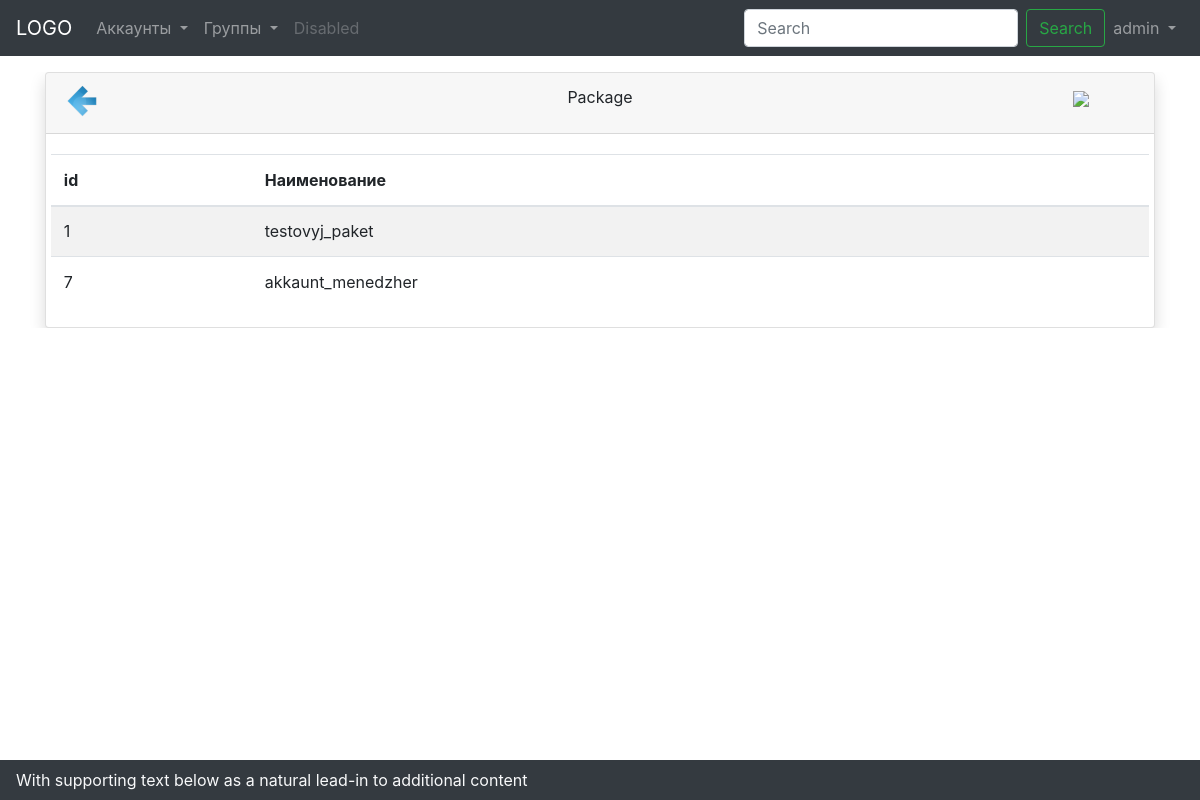
/package/list (signed in), run on an earlier commit of the app's database.
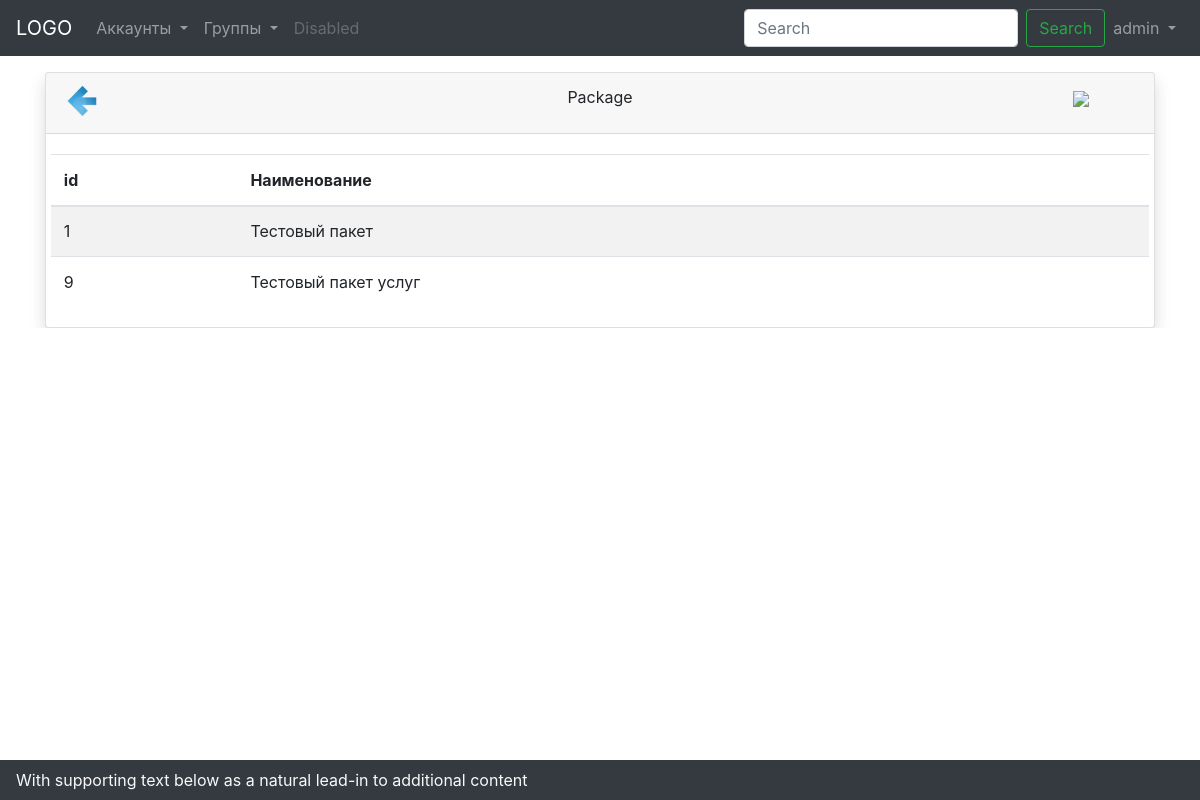
And on a later commit of the database.
### core/models.py (models this page shows, shortened)
class Package(models.Model):
    group = models.OneToOneField(Group, on_delete=models.CASCADE, blank=True)
    description = models.TextField(blank=True, verbose_name='Описание')
    price = models.FloatField(blank=True, verbose_name='Цена')
    status = models.BooleanField(default=True, verbose_name='Активен')
    is_create = models.DateTimeField(auto_now_add=True, verbose_name='Дата создания')
    is_update = models.DateTimeField(auto_now=True, verbose_name='Дата модификации')

### core/views.py (the view)
# urls.py: path('package/list', views.PackageList.as_view(), name='package_list'),
class PackageList(ListViewMixin):
    model = Package
    heads = ('id', 'Наименование', )
    view_title = 'Package'
    page_title = 'Packages'
    permission_required = ('core.view_package',)
    create_uri = 'package_create'

### core/mixins.py (called while the page is built)
    def get_context_data(self, **kwargs):
        context = super(ListViewMixin, self).get_context_data(**kwargs)
        context['page_title'] = self.view_title
        context['view_title'] = self.view_title
        context['heads'] = self.heads
        context['create_uri'] = self.create_uri
        return context

### core/templates/core/package_list.html (shortened to what this page needs)
{% extends 'core/list.html' %}
{% block list %}
    {% for package in package_list %}
    <tr {% if not package.status %}class="table-danger"{% endif %}>
        <td>{{ package.pk }}</td>
        <td>{{ package.group.name }}</td>
    </tr>
    {% endfor %}
{% endblock list%}

What changed in the data, as far as the page shows it:
removed Package: pk "7", group.name "akkaunt_menedzher"
changed Package id 1: group.name "testovyj_paket" → "Тестовый пакет"
added Package: pk "9", group.name "Тестовый пакет услуг"
